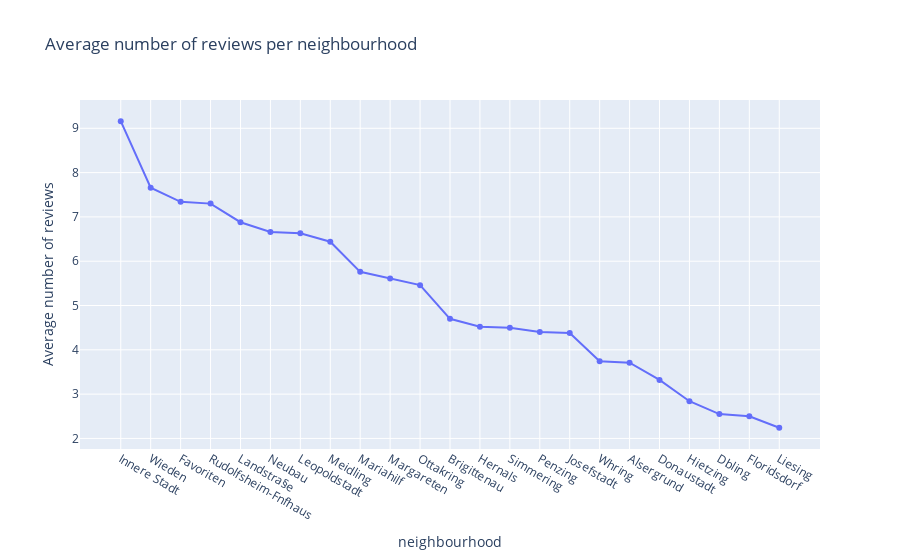

Write notebook code for a chart like this one.
### Code cell
fig = px.line(nr_of_reviews_per_neigh, x='neighbourhood', y='avg_number_of_reviews_per_year', title='Average number of reviews per neighbourhood', markers=True, labels={'avg_number_of_reviews_per_year':'Average number of reviews'})
fig.show()
nr_of_reviews_per_neigh

### Figure 1 — Plotly figure (JSON) as saved in the notebook; plotly's stock layout.template omitted (floating-point values rounded to 4 significant figures)
{"data": [{"hovertemplate": "neighbourhood=%{x}<br>Average number of reviews=%{y}<extra></extra>", "legendgroup": "", "line": {"color": "#636efa", "dash": "solid"}, "marker": {"symbol": "circle"}, "mode": "markers+lines", "name": "", "orientation": "v", "showlegend": false, "type": "scatter", "x": ["Innere Stadt", "Wieden", "Favoriten", "Rudolfsheim-Fnfhaus", "Landstra§e", "Neubau", "Leopoldstadt", "Meidling", "Mariahilf", "Margareten", "Ottakring", "Brigittenau", "Hernals", "Simmering", "Penzing", "Josefstadt", "Whring", "Alsergrund", "Donaustadt", "Hietzing", "Dbling", "Floridsdorf", "Liesing"], "xaxis": "x", "y": [9.16, 7.66, 7.34, 7.3, 6.88, 6.66, 6.63, 6.44, 5.76, 5.61, 5.46, 4.7, 4.52, 4.5, 4.4, 4.38, 3.74, 3.71, 3.32, 2.84, 2.55, 2.5, 2.24], "yaxis": "y"}], "layout": {"legend": {"tracegroupgap": 0}, "title": {"text": "Average number of reviews per neighbourhood"}, "xaxis": {"anchor": "y", "domain": [0, 1], "title": {"text": "neighbourhood"}}, "yaxis": {"anchor": "x", "domain": [0, 1], "title": {"text": "Average number of reviews"}}}}
